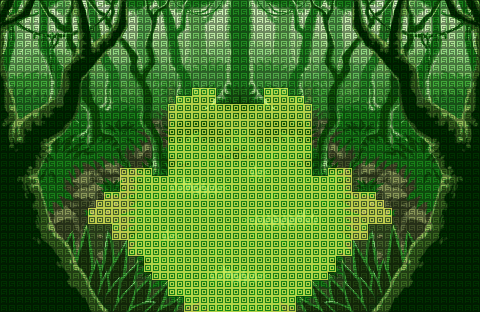

A 2D game scene composited from a Tiled map and its tileset images. What follows is a short description and the map's XML, with each tile layer's data collapsed to a summary:
An orthogonal 60x39 tile map with 8x8 px tiles, 2 tile layers (Calque de Tile 1, Calque 2), 3 tilesets.

<map version="1.0" tiledversion="1.0.2" orientation="orthogonal" renderorder="left-up" width="60" height="39" tilewidth="8" tileheight="8" nextobjectid="1">
 <tileset firstgid="1" source="overgrownforest.tsx" />
 <tileset firstgid="2341" source="terrain.tsx" />
 <tileset firstgid="2343" source="terrain.tsx" />
 <layer name="Calque de Tile 1" width="60" height="39">
  <data>[2340 cells, 2340 non-empty, 2340 distinct tile ids]</data>
 </layer>
 <layer name="Calque 2" width="60" height="39">
  <data>[2340 cells, 2340 non-empty, 2 distinct tile ids]</data>
 </layer>
</map>
